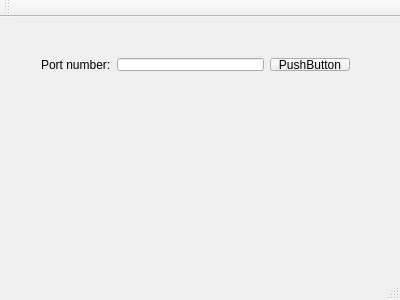
<?xml version="1.0" encoding="UTF-8"?>
<ui version="4.0">
 <class>Console</class>
 <widget class="QMainWindow" name="Console">
  <property name="geometry">
   <rect>
    <x>0</x>
    <y>0</y>
    <width>400</width>
    <height>300</height>
   </rect>
  </property>
  <property name="windowTitle">
   <string>Console</string>
  </property>
  <widget class="QWidget" name="centralWidget">
   <widget class="QWidget" name="">
    <property name="geometry">
     <rect>
      <x>30</x>
      <y>30</y>
      <width>331</width>
      <height>35</height>
     </rect>
    </property>
    <layout class="QHBoxLayout" name="horizontalLayout_2">
     <item>
      <widget class="QLabel" name="label">
       <property name="text">
        <string>Port number:</string>
       </property>
      </widget>
     </item>
     <item>
      <layout class="QHBoxLayout" name="horizontalLayout">
       <item>
        <widget class="QLineEdit" name="PortNumber"/>
       </item>
       <item>
        <widget class="QPushButton" name="pushButton">
         <property name="text">
          <string>PushButton</string>
         </property>
        </widget>
       </item>
      </layout>
     </item>
    </layout>
   </widget>
  </widget>
  <widget class="QMenuBar" name="menuBar">
   <property name="geometry">
    <rect>
     <x>0</x>
     <y>0</y>
     <width>400</width>
     <height>22</height>
    </rect>
   </property>
  </widget>
  <widget class="QToolBar" name="mainToolBar">
   <attribute name="toolBarArea">
    <enum>TopToolBarArea</enum>
   </attribute>
   <attribute name="toolBarBreak">
    <bool>false</bool>
   </attribute>
  </widget>
  <widget class="QStatusBar" name="statusBar"/>
 </widget>
 <layoutdefault spacing="6" margin="11"/>
 <resources/>
 <connections/>
</ui>
